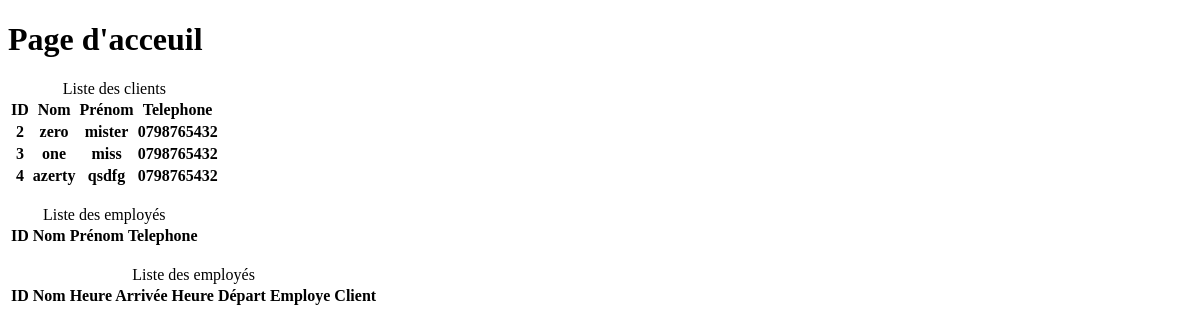
Before: / with the older database file.
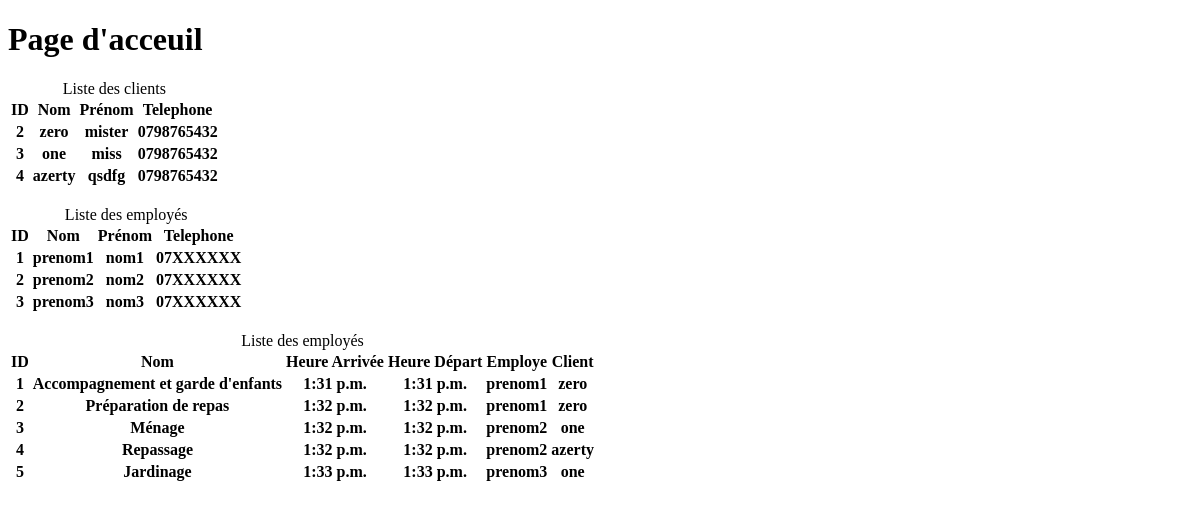
After: the same page with the newer database file.
### clients/models.py (models this page shows, shortened)
class Client(models.Model):
    prenomClient = models.CharField(max_length=200, null=True)
    nomClient = models.CharField(max_length=200, null=True)
    ageClient = models.IntegerField(null=True)
    emailClient = models.CharField(max_length=200, null=True)
    telClient = models.CharField(max_length=15, null=True)
    rueClient = models.CharField(max_length=60, null=True)
    appartementClient = models.CharField(max_length=100, null=True)
    villeClient = models.CharField(max_length=200, null=True)
    cpClient = models.CharField(max_length=8, null=True)
    qr_code = models.ImageField(upload_to='qr_codes', blank=True)
    def __str__(self):
        return str(self.prenomClient)

### employes/models.py (models this page shows)
class Employe(models.Model):
    prenomEmploye = models.CharField(max_length=200, null=True)
    nomEmploye = models.CharField(max_length=200, null=True)
    emailEmploye = models.CharField(max_length=200, null=True)
    telEmploye = models.CharField(max_length=200, null=True)
    def __str__(self):
        return str(self.prenomEmploye)

### prestations/models.py (models this page shows)
class Prestation(models.Model):
    nomPrestation = models.CharField(max_length=200)
    heureArrivee = models.TimeField(auto_now_add=True, null=True)
    heureDepart = models.TimeField(auto_now_add=True, null=True)
    employe =models.ForeignKey(Employe,null=True, on_delete=models.SET_NULL)
    client = models.ForeignKey(Client, null=True, on_delete=models.SET_NULL)

### prestations/views.py (the view)
# urls.py: 2. Add a URL to urlpatterns:  path('', views.home, name='home')
def home(request):
    client = Client.objects.all()
    employe = Employe.objects.all()
    prestation = Prestation.objects.all()
    context={'clients':client, 'employes':employe, 'prestations':prestation}
    return render(request,'acceuil.html',context)

### templates/acceuil.html (shortened to what this page needs)
<!DOCTYPE html>
<html lang="en">
<head>
</head>
<body>
<h1> Page d'acceuil</h1>
<table>
    <caption>Liste des clients</caption>
    <tr>
        <th>ID</th>
        <th>Nom</th>
        <th>Prénom</th>
        <th>Telephone</th>
    </tr>
    {% for client in clients %}
    <tr>
        <th>{{ client.id }}</th>
        <th>{{ client.prenomClient }}</th>
        <th>{{ client.nomClient }}</th>
        <th>{{ client.telClient }}</th>
    </tr>
    {% endfor %}
</table>
<br>
<table>
    <caption>Liste des employés</caption>
    <tr>
        <th>ID</th>
        <th>Nom</th>
        <th>Prénom</th>
        <th>Telephone</th>
    </tr>
     {% for employe in employes %}
    <tr>
        <th>{{ employe.id }}</th>
        <th>{{ employe.prenomEmploye }}</th>
        <th>{{ employe.nomEmploye }}</th>
        <th>{{ employe.telEmploye }}</th>
    </tr>
    {% endfor %}
</table>
<br>
<table>
    <caption>Liste des employés</caption>
    <tr>
        <th>ID</th>
        <th>Nom</th>
        <th>Heure Arrivée</th>
        <th>Heure Départ</th>
        <th>Employe</th>
        <th>Client</th>
    </tr>
     {% for prestation in prestations %}
    <tr>
        <th>{{ prestation.id }}</th>
        <th>{{ prestation.nomPrestation }}</th>
        <th>{{ prestation.heureArrivee }}</th>
        <th>{{ prestation.heureDepart }}</th>
        <th>{{ prestation.employe }}</th>
        <th>{{ prestation.client }}</th>
    </tr>
    {% endfor %}
</table>
</body>
</html>

Changed rows visible on the page:
added Employe: id "1", prenomEmploye "prenom1", nomEmploye "nom1", telEmploye "07XXXXXX"
added Employe: id "2", prenomEmploye "prenom2", nomEmploye "nom2", telEmploye "07XXXXXX"
added Employe: id "3", prenomEmploye "prenom3", nomEmploye "nom3", telEmploye "07XXXXXX"
added Prestation: id "1", nomPrestation "Accompagnement et garde d'enfants", heureArrivee "1:31 p.m.", heureDepart "1:31 p.m.", employe "prenom1", client "zero"
added Prestation: id "2", nomPrestation "Préparation de repas", heureArrivee "1:32 p.m.", heureDepart "1:32 p.m.", employe "prenom1", client "zero"
added Prestation: id "3", nomPrestation "Ménage", heureArrivee "1:32 p.m.", heureDepart "1:32 p.m.", employe "prenom2", client "one"
added Prestation: id "4", nomPrestation "Repassage", heureArrivee "1:32 p.m.", heureDepart "1:32 p.m.", employe "prenom2", client "azerty"
added Prestation: id "5", nomPrestation "Jardinage", heureArrivee "1:33 p.m.", heureDepart "1:33 p.m.", employe "prenom3", client "one"
